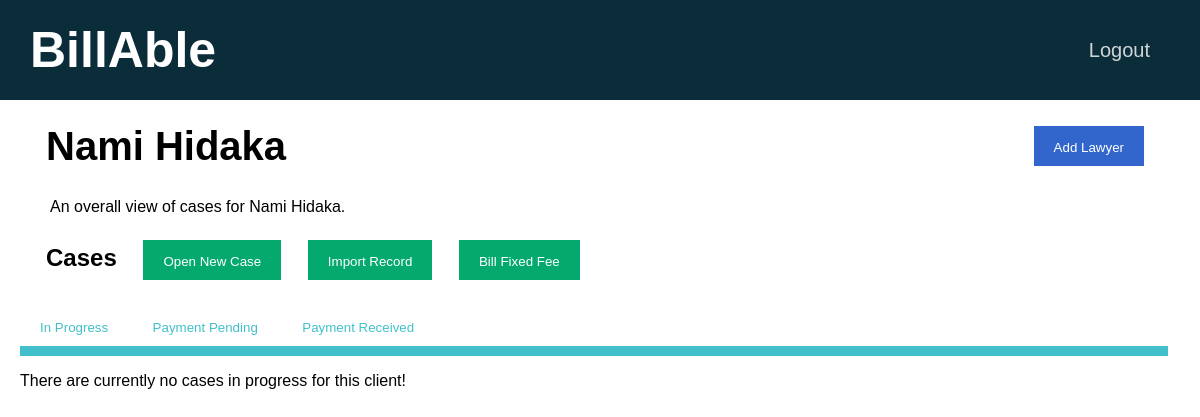
Before: /clients/3 (signed in) with the older database file.
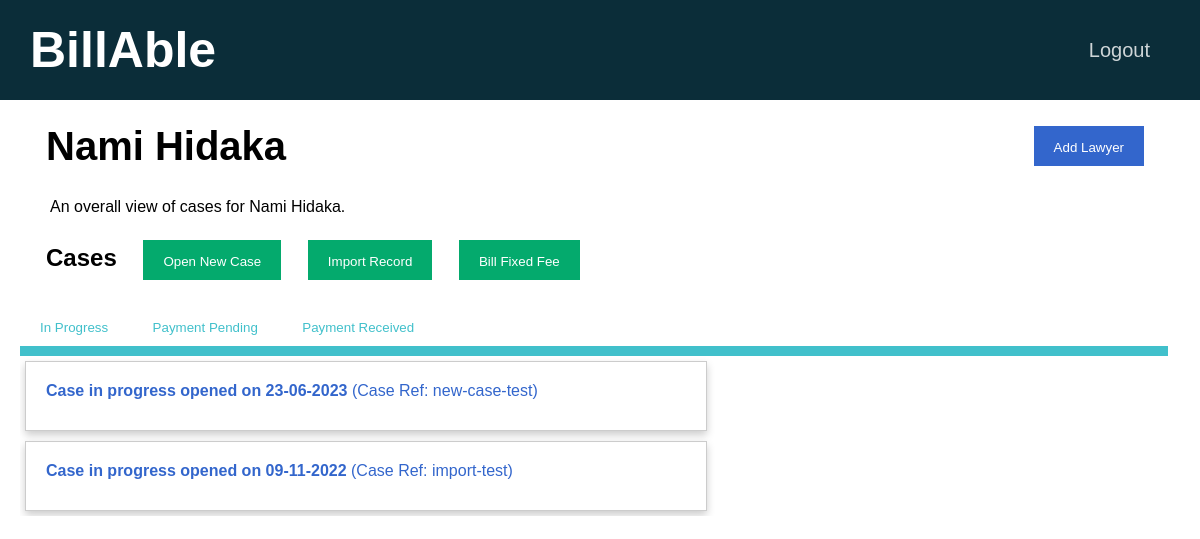
After: the same page with the newer database file.
### tables this page shows
CREATE TABLE timesheets(id INTEGER PRIMARY KEY AUTOINCREMENT NOT NULL, client_id INTEGER NOT NULL, status INTEGER NOT NULL, created DATETIME NOT NULL, firm INTEGER NOT NULL DEFAULT 1, invoice_generated DATETIME, invoice_paid DATETIME, case_ref_no BLOB NOT NULL, FOREIGN KEY (client_id) REFERENCES clients(id), FOREIGN KEY (status) REFERENCES status_list(id));

### app.py (the view)
@app.route("/clients/<id>", methods=["GET"])
@login_required
def client(id):
    connection = sqlite3.connect("database.db")
    connection.row_factory = sqlite3.Row
    cursor = connection.cursor()
    user_id = session["user_id"]
    user_firm = cursor.execute("SELECT firm FROM users WHERE id = ?", [user_id]).fetchone()["firm"]
    rel = cursor.execute("SELECT * FROM users_clients WHERE user_id = ? AND client_id = ?", [user_id, id]).fetchall()
    if len(rel) != 0:
        client_info = cursor.execute("SELECT * FROM clients WHERE id = ?", [id]).fetchone()
        client = {}
        client["name"] = client_info["name"]
        client["id"] = client_info["id"]
        client["email"] = client_info["email"]
        in_progress_rows = cursor.execute("SELECT * FROM timesheets WHERE client_id = ? AND status = 1", [client_info["id"]]).fetchall()
        in_progress_timesheets = []
        for row in in_progress_rows:
            in_progress_timesheet = {}
            in_progress_timesheet["id"] = row["id"]
            in_progress_timesheet["created"] = row["created"]
            in_progress_timesheet["caseref"] = row["case_ref_no"]
            in_progress_timesheets.append(in_progress_timesheet)
        payment_pending_rows = cursor.execute("SELECT * FROM timesheets WHERE client_id = ? AND status = 2", [client_info["id"]]).fetchall()
        payment_pending_timesheets = []
        for row in payment_pending_rows:
            payment_pending_timesheet = {}
            payment_pending_timesheet["id"] = row["id"]
            payment_pending_timesheet["invoice_generated"] = row["invoice_generated"]
            payment_pending_timesheet["caseref"] = row["case_ref_no"]
            payment_pending_timesheets.append(payment_pending_timesheet)
        payment_received_rows = cursor.execute("SELECT * FROM timesheets WHERE client_id = ? AND status = 3", [client_info["id"]]).fetchall()
        payment_received_timesheets = []
        for row in payment_received_rows:
            payment_received_timesheet = {}
            payment_received_timesheet["id"] = row["id"]
            payment_received_timesheet["invoice_paid"] = row["invoice_paid"]
            payment_received_timesheet["caseref"] = row["case_ref_no"]
            payment_received_timesheets.append(payment_received_timesheet)
        lawyer_rows = cursor.execute("SELECT * FROM users WHERE firm = ?", [user_firm]).fetchall()
        lawyers = []
        for row in lawyer_rows:
            if row["id"] != user_id:
                lawyer = {}
                lawyer["id"] = row["id"]
                lawyer["name"] = row["name"]
                lawyers.append(lawyer)
        fixed_fee_rows = cursor.execute("SELECT * FROM fixed_fees WHERE firm = ?", [user_firm]).fetchall()
        fixed_fees = []
        for row in fixed_fee_rows:
            fixed_fee = {}
            fixed_fee["id"] = row["id"]
            fixed_fee["description"] = row["description"]
            fixed_fee["amount"] = "{:.2f}".format(row["amount"])
            fixed_fees.append(fixed_fee)
        connection.close()
        return render_template("client.html", client=client,
                            in_progress_timesheets=in_progress_timesheets,
                            payment_pending_timesheets=payment_pending_timesheets,
                            payment_received_timesheets=payment_received_timesheets,
                            lawyers=lawyers,
                            fixed_fees = fixed_fees)
    else:
        return redirect(url_for("home"))

### helpers.py (called while the page is built)
def login_required(f):
    @wraps(f)
    def decorated_function(*args, **kwargs):
        if session.get("user_id") is None:
            return redirect("/login")
        return f(*args, **kwargs)
    return decorated_function

### templates/client.html (shortened to what this page needs)
{% extends "layout.html" %}
{% block main %}
    <div class="container page-header">
        <b> {{ client["name"] }} </b>
        <span style="float: right;">
            <button type="button" class="option-button primarybtn" id="addNewLawyerModalOpen" style="float: right;">
                Add Lawyer
            </button>
        </span>
    </div>
    <p class="tagline"> An overall view of cases for {{ client["name"] }}. </p>
    <h2 class="container">
        Cases
        <span>
            <button type="button" class="option-button successbtn" id="addNewTimesheetModalOpen" style="margin-left: 20px;">
                Open New Case
            </button>
            <button type="button" class="option-button successbtn" data-bs-toggle="modal" id="importExcelModalOpen">
                Import Record
            </button>
            <button type="button" class="option-button successbtn" id="billFixedFeeModalOpen">
                Bill Fixed Fee
            </button>
        </span>
    </h2>
    <button type="button" id="in-progress" class="option-button tab-button">In Progress</button>
    <button type="button" id="payment-pending" class="option-button tab-button">Payment Pending</button>
    <button type="button" id="payment-received" class="option-button tab-button">Payment Received</button>
    <hr class="tab-bar" id="tab-bar">
    <div id="in-progress-view" class="dashboard">
        {% if in_progress_timesheets %}
            {% for timesheet in in_progress_timesheets %}
                <a href="{{ url_for('timesheet', id=timesheet['id']) }}" class="stretched-link">
                    <div class="invoice-card">
                        <b>Case in progress opened on {{ timesheet["created"] }}</b>
                        (Case Ref: {{ timesheet["caseref"] }})
                    </div>
                </a>
            {% endfor %}
        {% else %}
            <p>There are currently no cases in progress for this client!</p>
        {% endif %}
    </div>
{% endblock %}

Changed rows visible on the page:
added timesheets: created "23-06-2023", caseref "new-case-test"
added timesheets: created "09-11-2022", caseref "import-test"
Other visible differences:
text no longer shown: "There are currently no cases in progress for this client!"
